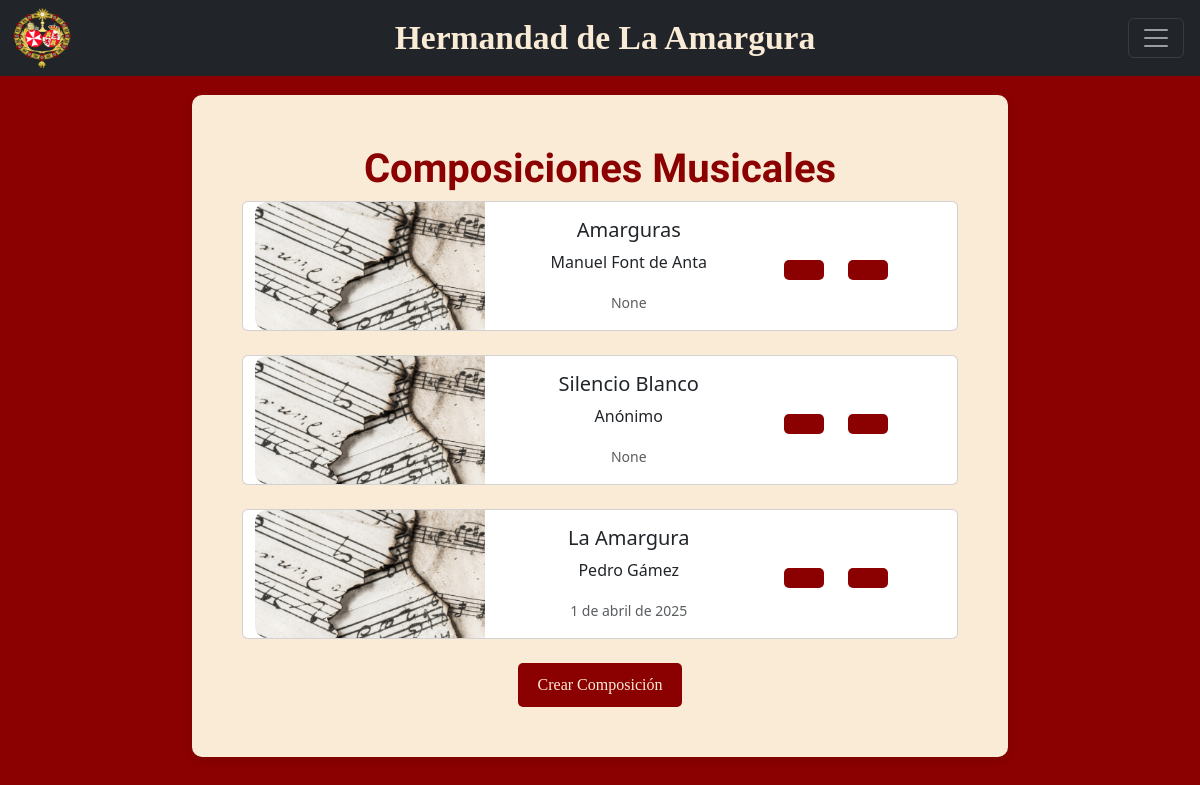
The page /composiciones_musicales/ on the database as committed earlier.
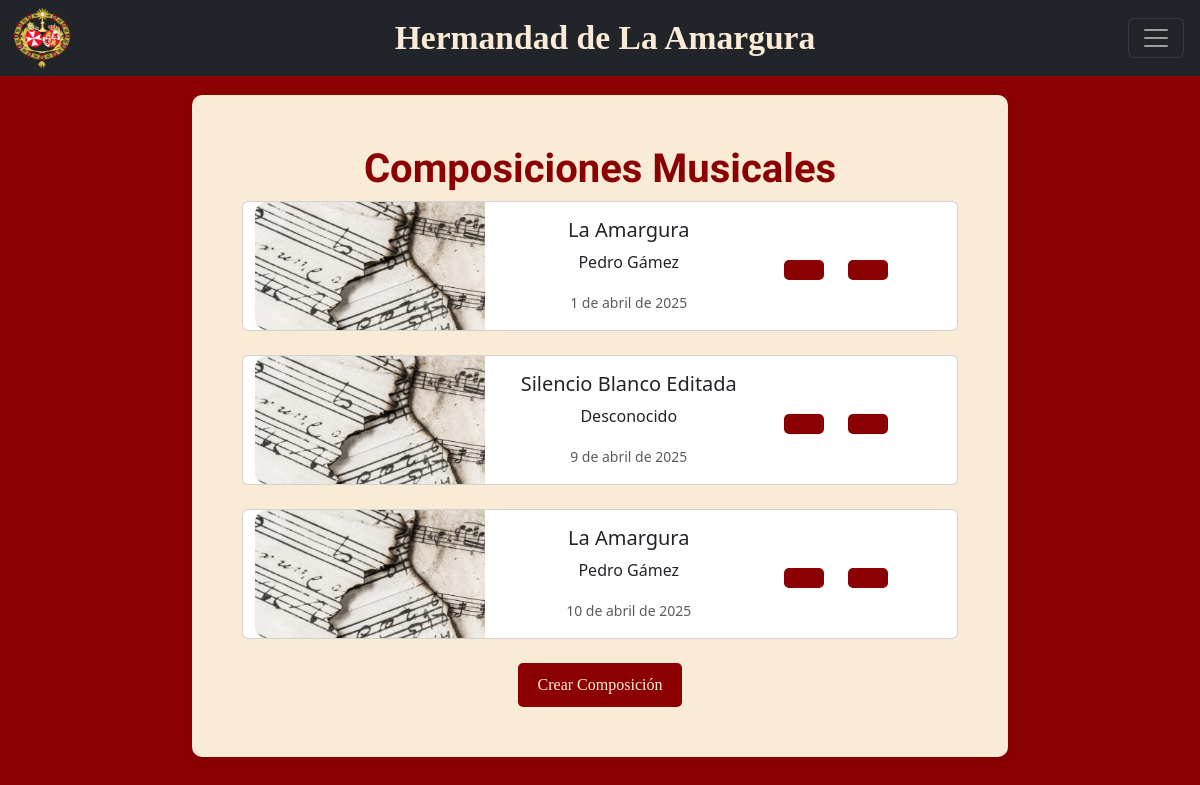
The same page on the database as committed later.
### hermandapp/models.py (models this page shows, shortened)
class ComposicionMusical(models.Model):
    nombre = models.CharField(max_length=200)
    autor = models.CharField(max_length=150)
    fecha_creacion = models.DateField()
    es_marcha_procesional = models.BooleanField(default=True)

### hermandapp/views.py (the view)
# urls.py: path('composiciones_musicales/', go_composiciones, name='composiciones'),
def go_composiciones(request):
    lista_composiciones = ComposicionMusical.objects.all()
    return render(request, 'composiciones.html', {'composiciones': lista_composiciones})

### templates/composiciones.html
{% extends 'base.html' %}
{% load bootstrap_icons %}
{% load static %}
{% block content %}
    <h1>Composiciones Musicales</h1>
    <div class="container text-center">
        {% for c in composiciones %}
            <div class="row">
                <div class="card mb-12">
                    <div class="row g-0">
                        <div class="col-md-4">
                            <img src="{% static 'images/fondo_composiciones.png' %}" class="custom-img"
                                 alt="...">
                        </div>
                        <div class="col-md-5">
                            <div class="card-body">
                                <h5 class="card-title">{{ c.nombre }}</h5>
                                <p class="card-text">{{ c.autor }}</p>
                                <p class="card-text"><small class="text-muted">{{ c.fecha_creacion }}</small></p>
                            </div>
                        </div>
                        <div class="col-md-2  alinear-final">
                            <div class="row centrar" >
                                <div class="col-md-6">
                                    <a href="{% url 'new_composicion' id=c.id %}" class="mb-2">
                                        <button class="btn-amargura">{% bs_icon 'pen' %}</button>
                                    </a>
                                </div>
                                <div class="col-md-6">
                                    <a href="{% url 'eliminar' id=c.id %}">
                                        <button class="btn-amargura">{% bs_icon 'trash' %}</button>
                                    </a>
                                </div>
                            </div>
                        </div>
                    </div>
                </div>
            </div>
            <br>
        {% endfor %}
    </div>
    <a href="{% url 'new_composicion' id=0 %}">
        <button class="btn-amargura">Crear Composición</button>
    </a>
{% endblock %}

### templates/base.html (shortened to what this page needs)
{% load static %}
{% load bootstrap_icons %}
<!DOCTYPE html>
<html lang="es">
<head>
    {% load bootstrap5 %}
    {% bootstrap_css %}
    <link rel="stylesheet" href="{% static 'css/global.css' %}">
</head>
<body>
{% include "navbar.html" %}
<div class="container-fluid p-0 global-bg">
    <div class="row justify-content-center">
        <div class="col-10 col-md-8 central-content">
            {% block content %}
            {% endblock %}
        </div>
    </div>
</div>
</body>
</html>

### templates/navbar.html (shortened to what this page needs)
{% load static %}
{% block header %}
    <nav class="navbar navbar-dark bg-dark fixed-top">
        <div class="container-fluid d-flex justify-content-between align-items-center">
            <div class="d-flex align-items-center">
                <img src="{% static 'images/Hermandad_Amargura_Escudo.png' %}" alt="Logo" width="60" height="60">
            </div>
            <div class="flex-grow-1 text-center">
            <span class="main-title">
                Hermandad de La Amargura
            </span>
            </div>
        </div>
        <button class="navbar-toggler position-absolute end-0 me-3" type="button" data-bs-toggle="offcanvas"
                data-bs-target="#offcanvasDarkNavbar" aria-controls="offcanvasDarkNavbar">
            <span class="navbar-toggler-icon"></span>
        </button>
    </nav>
{% endblock %}

### static/css/global.css (style rules this page uses)
.global-bg { background-color: darkred; min-height: 100vh; margin-top: 75px; }
.central-content { margin-top: 20px; background-color: antiquewhite; padding: 50px; height: 100%; box-shadow: 0px 4px 10px rgba(0, 0, 0, 0.1); border-radius: 10px; text-align: center; }
.main-title { font-family: 'Times New Roman', sans-serif; padding-left: 10px; font-size: 2.1rem; font-weight: 700; text-align: center; color: antiquewhite; }
h1 { font-family: 'Dancing Script', cursive; font-size: 2.5rem; font-weight: 700; text-align: center; color: darkred; }
.btn-amargura { background-color: darkred; color: antiquewhite; padding: 10px 20px; border-radius: 5px; font-family: 'Cinzel', serif; font-size: 16px; border: none; cursor: pointer; transition: background 0.3s; }
.custom-img { width: 100%; height: 100%; object-fit: cover; border-top-left-radius: 12px; border-bottom-left-radius: 12px; }
.centrar { display: flex; justify-content: center; align-items: center; }
.alinear-final { display: flex; justify-content: right; align-items: center; }
.card .row { height: 100%; }
.card .col-md-4 img { height: 100%; object-fit: cover; }

Rows that differ between the two databases and show on the page:
removed ComposicionMusical: nombre "Amarguras", autor "Manuel Font de Anta", fecha_creacion "None"
removed ComposicionMusical: nombre "Silencio Blanco", autor "Anónimo", fecha_creacion "None"
added ComposicionMusical: nombre "Silencio Blanco Editada", autor "Desconocido", fecha_creacion "9 de abril de 2025"
added ComposicionMusical: nombre "La Amargura", autor "Pedro Gámez", fecha_creacion "10 de abril de 2025"
